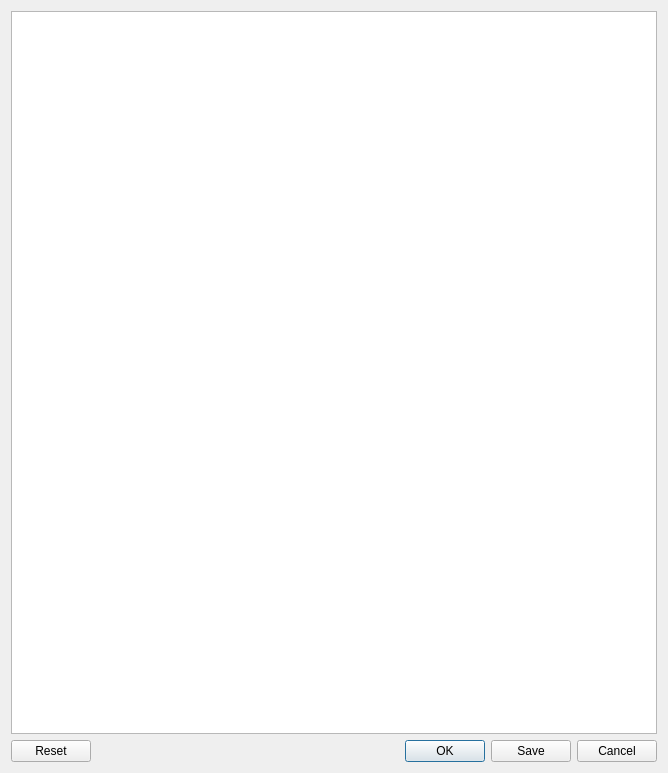
<?xml version="1.0" encoding="UTF-8"?>
<ui version="4.0">
 <class>Dialog</class>
 <widget class="QDialog" name="Dialog">
  <property name="geometry">
   <rect>
    <x>0</x>
    <y>0</y>
    <width>668</width>
    <height>773</height>
   </rect>
  </property>
  <property name="windowTitle">
   <string>Dialog</string>
  </property>
  <layout class="QVBoxLayout" name="verticalLayout">
   <item>
    <widget class="QTextEdit" name="textEdit"/>
   </item>
   <item>
    <widget class="QDialogButtonBox" name="buttonBox">
     <property name="standardButtons">
      <set>QDialogButtonBox::Cancel|QDialogButtonBox::Ok|QDialogButtonBox::Reset|QDialogButtonBox::Save</set>
     </property>
    </widget>
   </item>
  </layout>
 </widget>
 <resources/>
 <connections/>
</ui>
